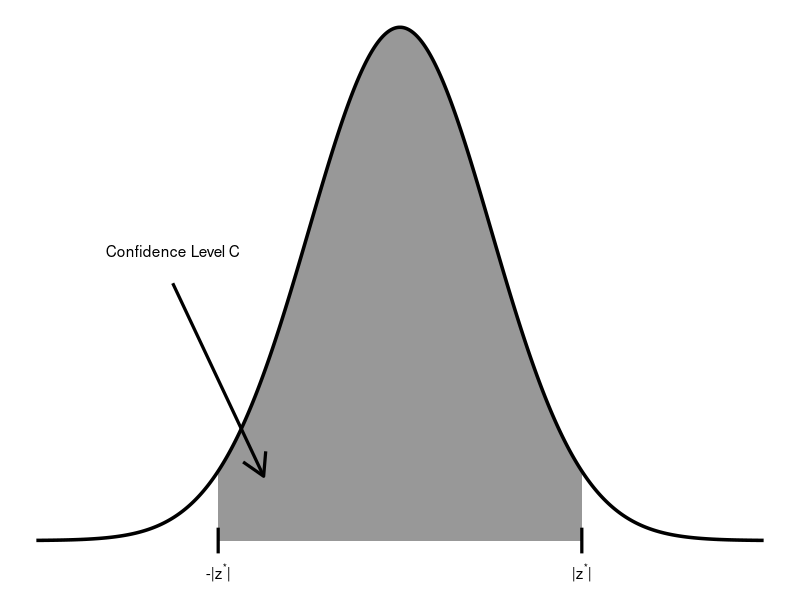

Recreate this plot in R.
#
#
#
library(tidyverse)
#
#
#
#
#
#
#
#
#
#
#
#
#
#
#
#
#
#
#
#
#
#
#
#
#
#
#
#
#
#
#
#
#
#
#
#
#
#
#
#
#
#
#
#
#
#
#
#
#
#
#
#
#
#
#
#
#
#
#
#
#
#
#
#
#
#
#
#
#
#
#
library(ggplot2)

ggplot() + xlim(-4,4) +
    geom_polygon(aes(x = c(-2, seq(-2,2,0.01), 2), 
                     y = c(0, dnorm(seq(-2, 2, 0.01)), 0)), 
                 alpha = 0.5) +
    stat_function(fun = dnorm, size = 1.2, n = 1000) + theme_void() +
    annotate("segment", x = -2, xend = -2, y = -.01, yend = .01, size = 1.1) + 
    annotate("text", x = -2, y = -.025, label = expression(paste('-|', z^'*', '|'))) +
    annotate("segment", x = 2, xend = 2, y = -.01, yend = .01, size = 1.1) + 
    annotate("text", x = 2, y = -.025, label = expression(paste('|', z^'*', '|'))) +
    annotate("segment", x = -2.5, y = .2, xend = -1.5, yend = .05, arrow = arrow(), size = 1.1) +
    annotate("text", x = -2.5, y = 0.225, label =  "Confidence Level C")
#
#
#
#
#
#
#
#
#
#
#
#
#
#
#
#
#
#
#
#
#
#
#
#
#
#
#
#
#
#
#
#
#
#
#
#
#
#
#
#
#
#
#
#
#
#
#
#
#
#
#
#
#
#
#
#
#
#
#
#
#
#
#
#
#
#
#
#
#
#
#
#
#
#
